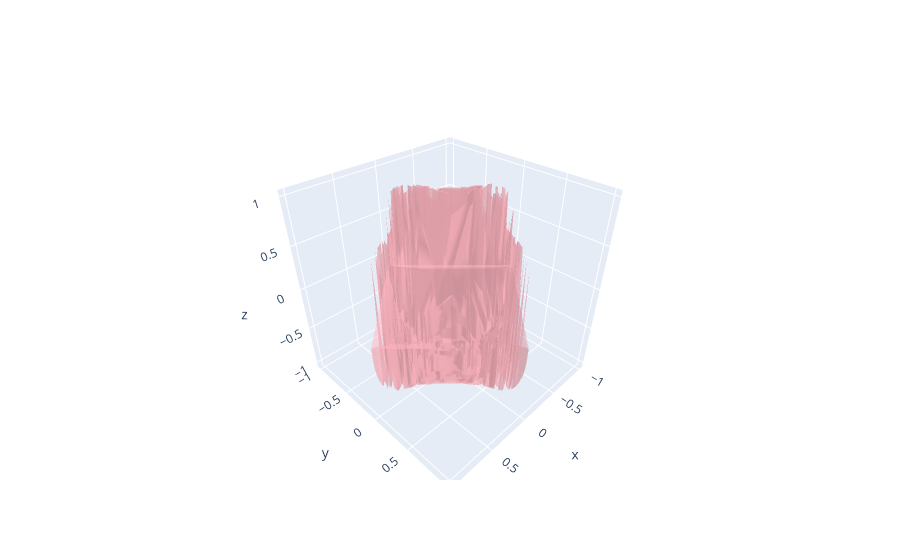

The notebook cell this image was saved under:
### Code cell
s = shapes.SuperQuadric("superellipsoid", np.random.uniform(0.01, 4, 3), [1, 1, 1, 3])
points = s.compute_points()
faces = s.compute_faces()
fig = go.Figure(data=[go.Mesh3d(x=points[0], y=points[1], z=points[2], color='lightpink', opacity=0.50)])
fig.show()

### Figure 1 — Plotly figure (JSON) as saved in the notebook; plotly's stock layout.template omitted (floating-point values rounded to 4 significant figures; data arrays with more than 128 entries replaced by an {"elided": "..."} marker saying what was removed)
{"data": [{"color": "lightpink", "opacity": 0.5, "type": "mesh3d", "x": {"elided": "2500 float values"}, "y": {"elided": "2500 float values"}, "z": {"elided": "2500 float values"}}], "layout": {}}
